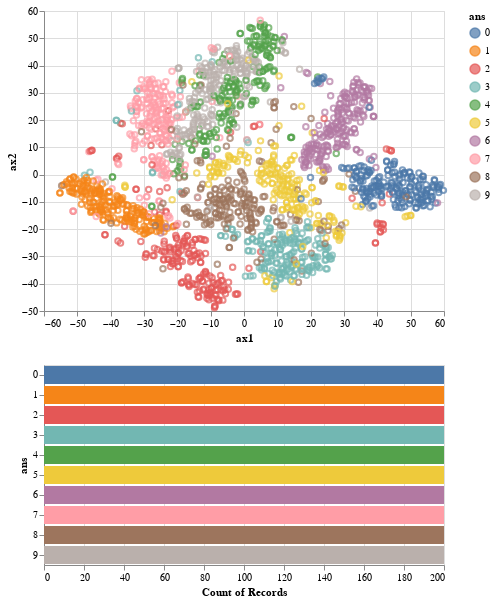

The notebook cell this image was saved under:
### Code cell
# load an example dataset
sample = pd.DataFrame({
    "ax1":ax1,
    "ax2":ax2,
    "ans":ys
})

interval = alt.selection_interval()

points = alt.Chart(sample).mark_point().encode(
  x='ax1',
  y='ax2',
  color=alt.condition(interval, 'ans:N', alt.value('lightgray'))
).properties(
  selection=interval
)

bar = alt.Chart(sample).mark_bar().encode(
  x='count()',
  y='ans:N',
  color='ans:N'
).transform_filter(interval)

points & bar

### Figure 1 — Vega-Lite specification as saved in the notebook (floating-point values rounded to 4 significant figures; data arrays with more than 128 entries replaced by an {"elided": "..."} marker saying what was removed)
{"config": {"view": {"continuousWidth": 400, "continuousHeight": 300}}, "vconcat": [{"mark": "point", "encoding": {"color": {"condition": {"field": "ans", "type": "nominal", "selection": "selector002"}, "value": "lightgray"}, "x": {"field": "ax1", "type": "quantitative"}, "y": {"field": "ax2", "type": "quantitative"}}, "selection": {"selector002": {"type": "interval"}}}, {"mark": "bar", "encoding": {"color": {"field": "ans", "type": "nominal"}, "x": {"aggregate": "count", "type": "quantitative"}, "y": {"field": "ans", "type": "nominal"}}, "transform": [{"filter": {"selection": "selector002"}}]}], "data": {"name": "data-f8338772f03fbe2ac10c1a6e195e051a"}, "$schema": "https://vega.github.io/schema/vega-lite/v4.17.0.json", "datasets": {"data-f8338772f03fbe2ac10c1a6e195e051a": {"elided": "2000 records"}}}
